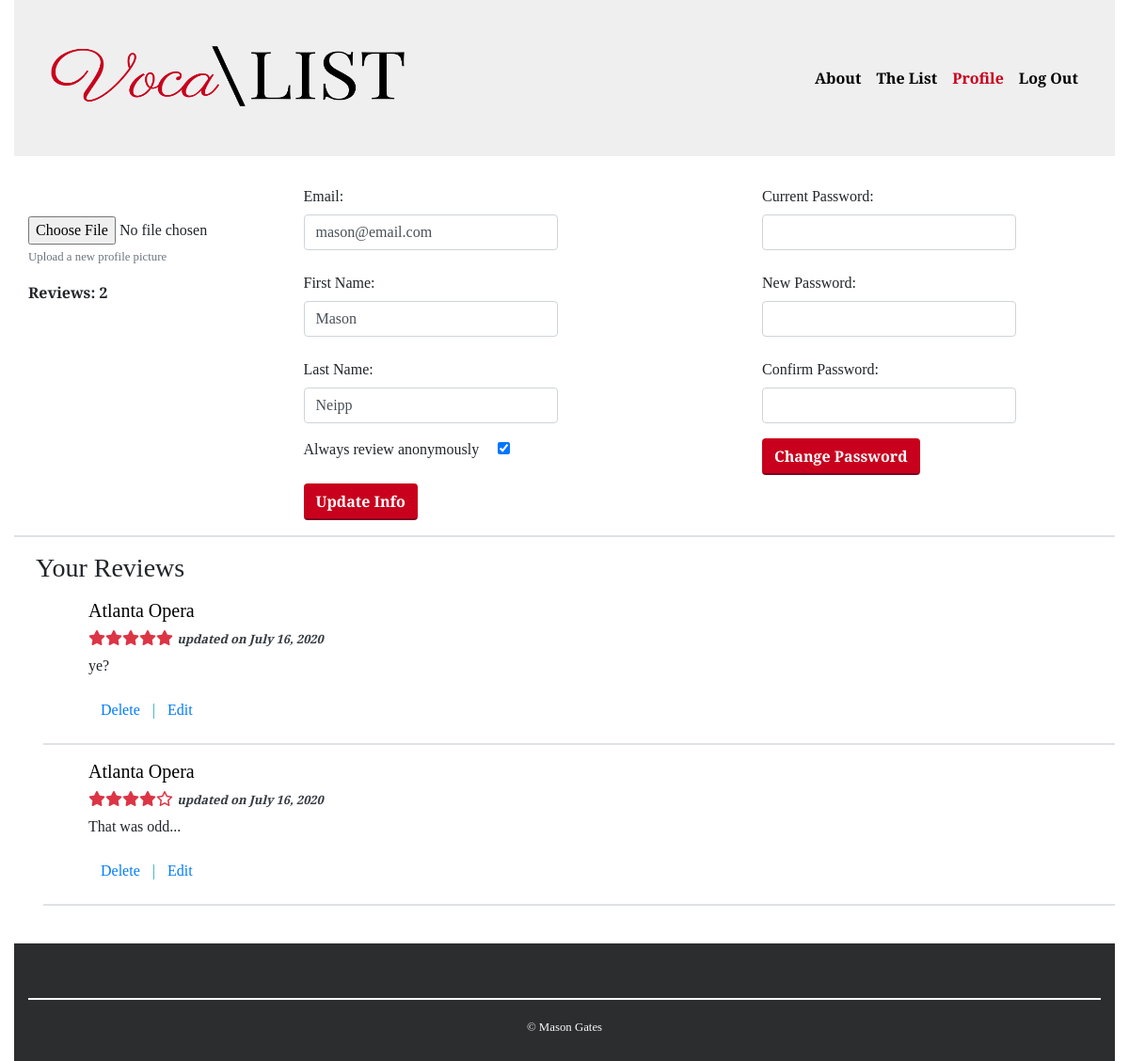
Before: /profile (signed in) with the older database file.
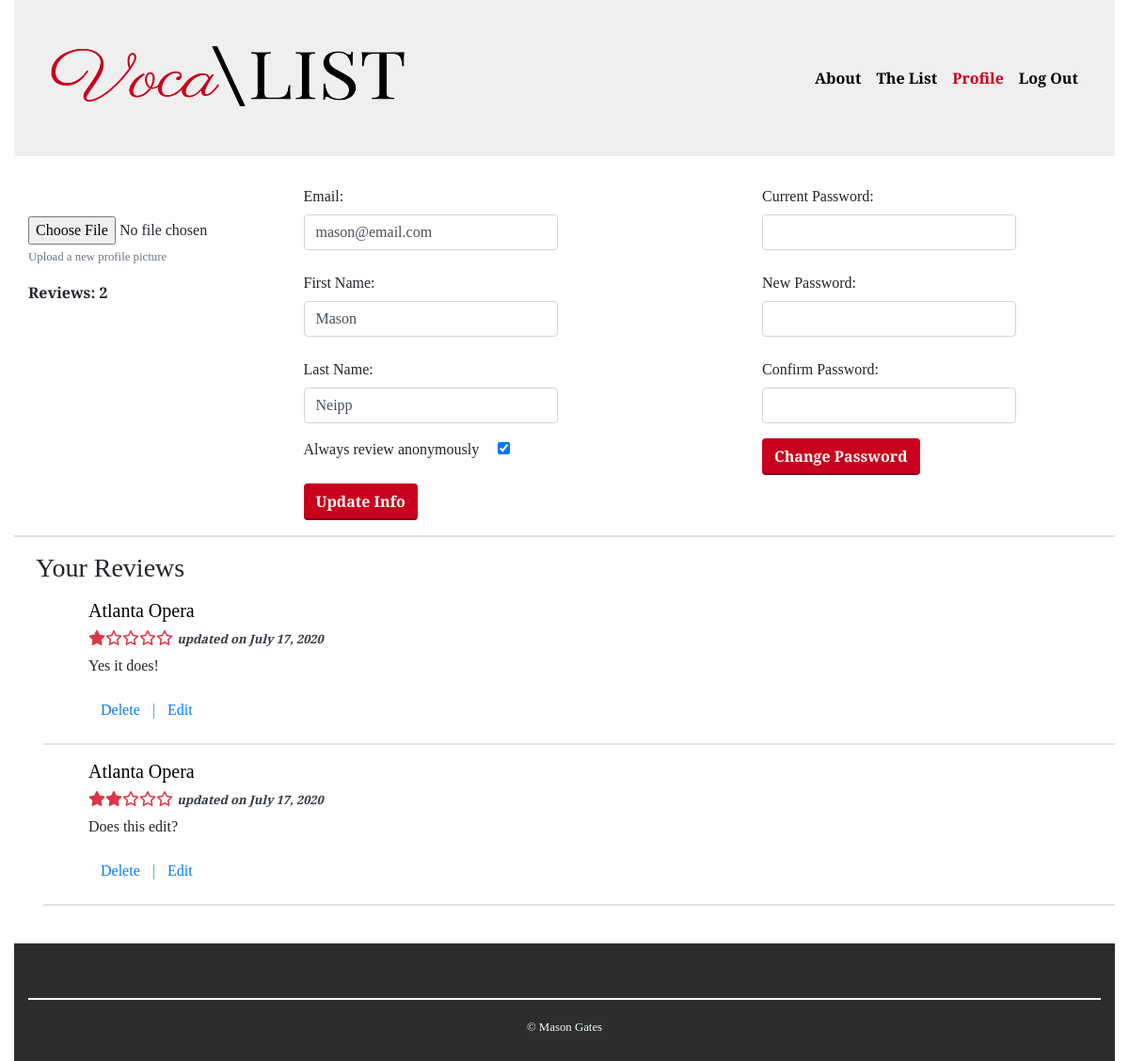
After: the same page with the newer database file.
### vocalist_app/models.py (models this page shows, shortened)
class Review(models.Model):
    content = models.TextField(blank= True, null=True)
    rating = models.IntegerField()
    company = models.ForeignKey(Company, related_name = "has_reviews", on_delete=models.CASCADE)
    creator = models.ForeignKey(User, related_name="has_reviewed", on_delete=models.CASCADE)
    anonymous = models.BooleanField(default = True)
    created_at = models.DateField(auto_now_add = True)
    updated_at = models.DateField(auto_now= True)
    def dateEdited(self):
        return datetime.strftime(self.updated_at, "%B %d, %Y")

class Company(models.Model):
    name = models.CharField(max_length=255)
    weekly_stipend = models.DecimalField(max_digits=7, decimal_places=2)
    category = models.CharField(max_length=20)
    agma = models.BooleanField(default = False)
    housing = models.BooleanField(default = False)
    travel_stipend = models.BooleanField(default=False)
    benefits = models.BooleanField(default=False)
    slug = models.SlugField(unique= True, max_length=255, null=True, blank=True)
    description = models.TextField(blank = True, null = True)
    website = models.URLField(blank = True, null = True)
    logo = models.TextField(blank=True, null=True)
    minimum_age = models.IntegerField(blank=True, null=True)
    maximum_age = models.IntegerField(blank=True, null =True)
    created_at = models.DateField(auto_now_add = True)
    updated_at = models.DateField(auto_now= True)
    def __str__(self):
        return f'{self.name}'

### user_app/views.py (the view)
# urls.py: path('profile', user_views.user_profile, name="user_profile"),
def user_profile(request):
    if 'user_id' not in request.session:
        return reverse('login')
    context={
        'logged_user': User.objects.get(id=request.session['user_id'])
    }
    return render(request, "user_profile.html", context)

### vocalist_app/templates/user_profile.html (shortened to what the changed rows need)
<!doctype html>
<html lang=>
<head>
    <link rel="stylesheet" href="https://stackpath.bootstrapcdn.com/bootstrap/4.3.1/css/bootstrap.min.css"
>
    <link href="{% static 'css/style.css' %}" rel="stylesheet" type="text/css">
</head>
<body>
    <div class="container-fluid">
        <div class="container-fluid mt-4">
            <div id="user_reviews">
                {% for review in logged_user.has_reviewed.all %}
            <div class="row ml-3">
                <div class="mx-5">
                    <h5><a href="{% url 'company_profile' review.company.slug %}">{{review.company}}</a></h5>
                    <h6 class="font-weight-bold text-danger">
                        {% if review.rating == 1 %}
                        <i class="fas fa-star"></i><i class="fa fa-star-o"></i><i class="fa fa-star-o"></i><i class="fa fa-star-o"></i><i class="fa fa-star-o"></i>
                        {% elif review.rating == 2 %}
                        <i class="fas fa-star"></i><i class="fas fa-star"></i><i class="fa fa-star-o"></i><i class="fa fa-star-o"></i><i class="fa fa-star-o"></i>
                        {% elif review.rating == 3 %}
                        <i class="fas fa-star"></i><i class="fas fa-star"></i><i class="fas fa-star"></i><i class="fa fa-star-o"></i><i class="fa fa-star-o"></i>
                        {% elif review.rating == 4 %}
                        <i class="fas fa-star"></i><i class="fas fa-star"></i><i class="fas fa-star"></i><i class="fa fa-star"></i><i class="fa fa-star-o"></i>
                        {% elif review.rating == 5 %}
                        <i class="fas fa-star"></i><i class="fas fa-star"></i><i class="fas fa-star"></i><i class="fa fa-star"></i><i class="fa fa-star"></i>
                        {% endif %}
                        {% if review.updated_at %}
                            <small><em class="text-dark font-weight-bold">updated on {{review.dateEdited}}</em></small>
                        {% else %}
                            <small><em class="text-dark font-weight-bold">{{review.datePosted}}</em></small>
                        {% endif %}
                        </h6>
                    <p>{{review.content}}</p>
                    <form action="{% url 'delete_review' review.id %}" method="POST" class="d-flex justify-content-start">
                        <input type="submit" value="Delete" class="btn btn-link">
                        <span class="text-info align-self-center">|</span>
                        <input type="button" value="Edit" class="btn btn-link edit_review">
                    </form>
                </div>
                <hr class="border border-grey w-100">
            </div>
            {% endfor %}
            </div>
        </div>
    </div>
</body>

Changed rows visible on the page:
changed Review: rating 5 → 1 (drawn); dateEdited "July 16, 2020" → "July 17, 2020"; content "ye?" → "Yes it does!"
changed Review: rating 4 → 2 (drawn); dateEdited "July 16, 2020" → "July 17, 2020"; content "That was odd..." → "Does this edit?"
